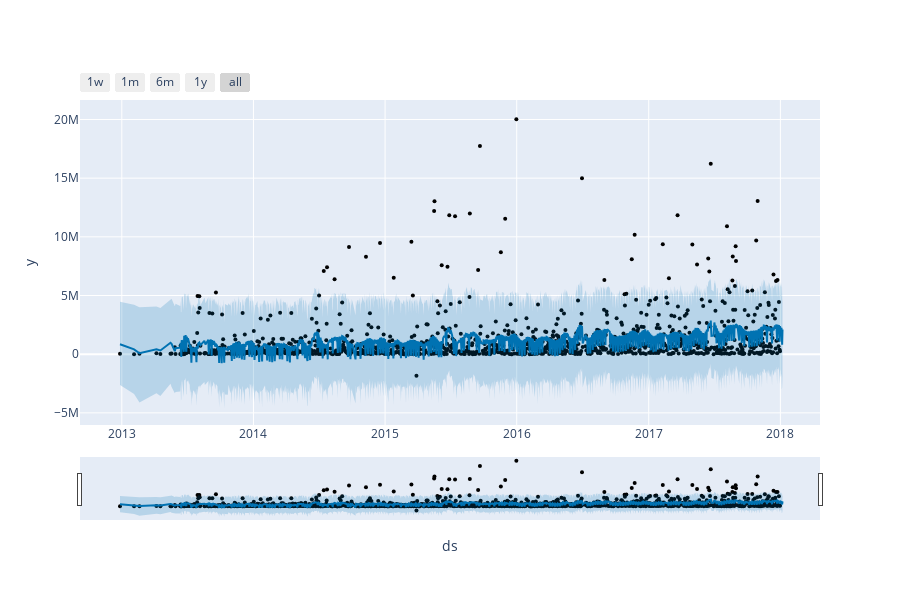

The code cell stored with this chart in its notebook:
### Code cell
from fbprophet.plot import plot_plotly, plot_components_plotly
plot_plotly(m, forecast)

### Figure 1 — Plotly figure (JSON) as saved in the notebook; plotly's stock layout.template omitted (floating-point values rounded to 4 significant figures; data arrays with more than 128 entries replaced by an {"elided": "..."} marker saying what was removed)
{"data": [{"marker": {"color": "black", "size": 4}, "mode": "markers", "name": "Actual", "type": "scatter", "x": {"elided": "1233 str values"}, "y": {"elided": "1233 float values"}}, {"hoverinfo": "skip", "line": {"width": 0}, "mode": "lines", "type": "scatter", "x": {"elided": "1240 str values"}, "y": {"elided": "1240 float values"}}, {"fill": "tonexty", "fillcolor": "rgba(0, 114, 178, 0.2)", "line": {"color": "#0072B2", "width": 2}, "mode": "lines", "name": "Predicted", "type": "scatter", "x": {"elided": "1240 str values"}, "y": {"elided": "1240 float values"}}, {"fill": "tonexty", "fillcolor": "rgba(0, 114, 178, 0.2)", "hoverinfo": "skip", "line": {"width": 0}, "mode": "lines", "type": "scatter", "x": {"elided": "1240 str values"}, "y": {"elided": "1240 float values"}}], "layout": {"height": 600, "showlegend": false, "width": 900, "xaxis": {"rangeselector": {"buttons": [{"count": 7, "label": "1w", "step": "day", "stepmode": "backward"}, {"count": 1, "label": "1m", "step": "month", "stepmode": "backward"}, {"count": 6, "label": "6m", "step": "month", "stepmode": "backward"}, {"count": 1, "label": "1y", "step": "year", "stepmode": "backward"}, {"step": "all"}]}, "rangeslider": {"visible": true}, "title": {"text": "ds"}, "type": "date"}, "yaxis": {"title": {"text": "y"}}}}
